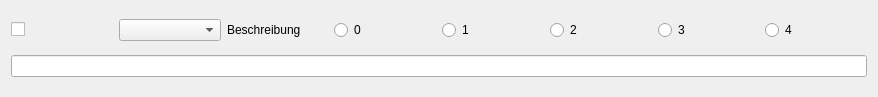
<?xml version="1.0" encoding="UTF-8"?>
<ui version="4.0">
 <class>FunctionForm</class>
 <widget class="QWidget" name="FunctionForm">
  <property name="geometry">
   <rect>
    <x>0</x>
    <y>0</y>
    <width>878</width>
    <height>97</height>
   </rect>
  </property>
  <property name="windowTitle">
   <string>Form</string>
  </property>
  <layout class="QVBoxLayout" name="verticalLayout">
   <item>
    <layout class="QHBoxLayout" name="horizontalLayout">
     <item>
      <widget class="QCheckBox" name="checkBox">
       <property name="text">
        <string/>
       </property>
      </widget>
     </item>
     <item>
      <widget class="QComboBox" name="comboBox"/>
     </item>
     <item>
      <widget class="QLabel" name="label">
       <property name="text">
        <string>Beschreibung</string>
       </property>
      </widget>
     </item>
     <item>
      <widget class="QRadioButton" name="radioButton">
       <property name="text">
        <string>0</string>
       </property>
      </widget>
     </item>
     <item>
      <widget class="QRadioButton" name="radioButton_2">
       <property name="text">
        <string>1</string>
       </property>
      </widget>
     </item>
     <item>
      <widget class="QRadioButton" name="radioButton_3">
       <property name="text">
        <string>2</string>
       </property>
      </widget>
     </item>
     <item>
      <widget class="QRadioButton" name="radioButton_4">
       <property name="text">
        <string>3</string>
       </property>
      </widget>
     </item>
     <item>
      <widget class="QRadioButton" name="radioButton_5">
       <property name="text">
        <string>4</string>
       </property>
      </widget>
     </item>
    </layout>
   </item>
   <item>
    <widget class="QLineEdit" name="lineEdit"/>
   </item>
  </layout>
 </widget>
 <resources/>
 <connections/>
</ui>
